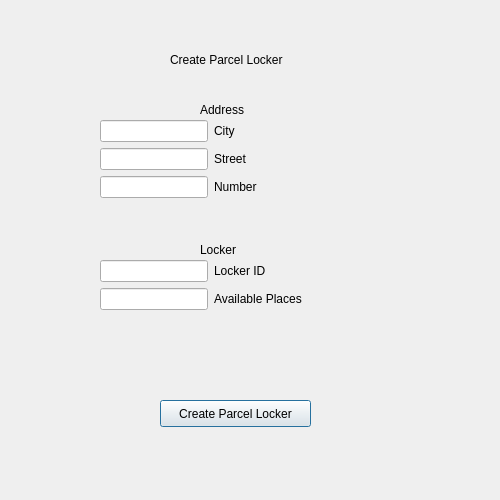
<?xml version="1.0" encoding="UTF-8"?>
<ui version="4.0">
 <class>ParcelLockerDialog</class>
 <widget class="QDialog" name="ParcelLockerDialog">
  <property name="geometry">
   <rect>
    <x>0</x>
    <y>0</y>
    <width>500</width>
    <height>500</height>
   </rect>
  </property>
  <property name="minimumSize">
   <size>
    <width>500</width>
    <height>500</height>
   </size>
  </property>
  <property name="maximumSize">
   <size>
    <width>500</width>
    <height>500</height>
   </size>
  </property>
  <property name="windowTitle">
   <string>ParcelLockerDialog</string>
  </property>
  <widget class="QWidget" name="formLayoutWidget">
   <property name="geometry">
    <rect>
     <x>100</x>
     <y>120</y>
     <width>271</width>
     <height>111</height>
    </rect>
   </property>
   <layout class="QFormLayout" name="formLayout">
    <item row="1" column="0">
     <widget class="QLineEdit" name="lineEdit"/>
    </item>
    <item row="1" column="1">
     <widget class="QLabel" name="label_3">
      <property name="text">
       <string>City</string>
      </property>
     </widget>
    </item>
    <item row="2" column="0">
     <widget class="QLineEdit" name="lineEdit_2"/>
    </item>
    <item row="3" column="0">
     <widget class="QLineEdit" name="lineEdit_3"/>
    </item>
    <item row="2" column="1">
     <widget class="QLabel" name="label_4">
      <property name="text">
       <string>Street</string>
      </property>
     </widget>
    </item>
    <item row="3" column="1">
     <widget class="QLabel" name="label_5">
      <property name="text">
       <string>Number</string>
      </property>
     </widget>
    </item>
   </layout>
  </widget>
  <widget class="QLabel" name="label">
   <property name="geometry">
    <rect>
     <x>170</x>
     <y>50</y>
     <width>141</width>
     <height>19</height>
    </rect>
   </property>
   <property name="text">
    <string>Create Parcel Locker</string>
   </property>
  </widget>
  <widget class="QLabel" name="label_2">
   <property name="geometry">
    <rect>
     <x>200</x>
     <y>100</y>
     <width>67</width>
     <height>19</height>
    </rect>
   </property>
   <property name="text">
    <string>Address</string>
   </property>
  </widget>
  <widget class="QWidget" name="formLayoutWidget_2">
   <property name="geometry">
    <rect>
     <x>100</x>
     <y>260</y>
     <width>271</width>
     <height>81</height>
    </rect>
   </property>
   <layout class="QFormLayout" name="formLayout_2">
    <item row="1" column="0">
     <widget class="QLineEdit" name="lineEdit_4"/>
    </item>
    <item row="1" column="1">
     <widget class="QLabel" name="label_6">
      <property name="text">
       <string>Locker ID</string>
      </property>
     </widget>
    </item>
    <item row="2" column="0">
     <widget class="QLineEdit" name="lineEdit_5"/>
    </item>
    <item row="2" column="1">
     <widget class="QLabel" name="label_7">
      <property name="text">
       <string>Available Places</string>
      </property>
     </widget>
    </item>
   </layout>
  </widget>
  <widget class="QLabel" name="label_8">
   <property name="geometry">
    <rect>
     <x>200</x>
     <y>240</y>
     <width>67</width>
     <height>19</height>
    </rect>
   </property>
   <property name="text">
    <string>Locker</string>
   </property>
  </widget>
  <widget class="QPushButton" name="pushButton">
   <property name="geometry">
    <rect>
     <x>160</x>
     <y>400</y>
     <width>151</width>
     <height>27</height>
    </rect>
   </property>
   <property name="text">
    <string>Create Parcel Locker</string>
   </property>
  </widget>
 </widget>
 <resources/>
 <connections/>
</ui>
